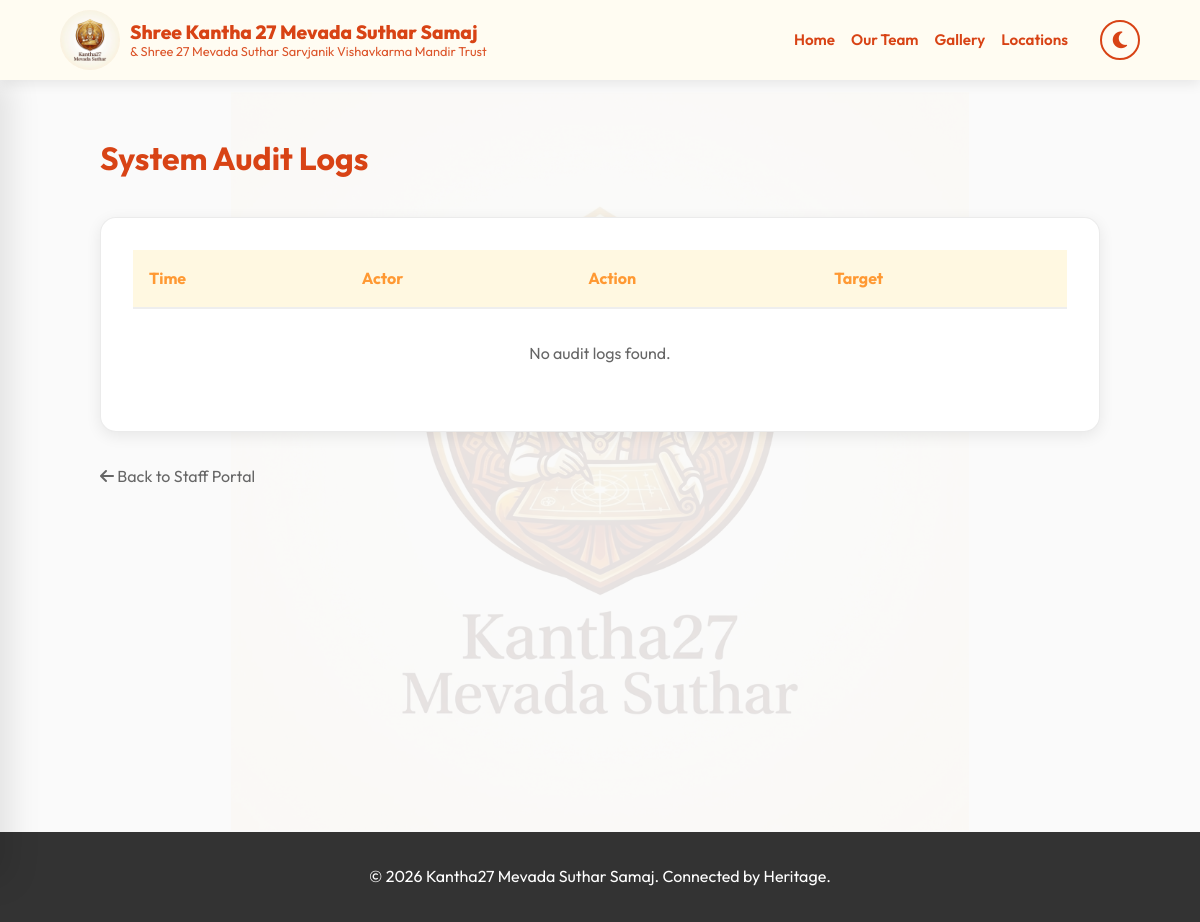
Page /dashboard/staff/audit-logs/ (signed in) on the earlier database version.
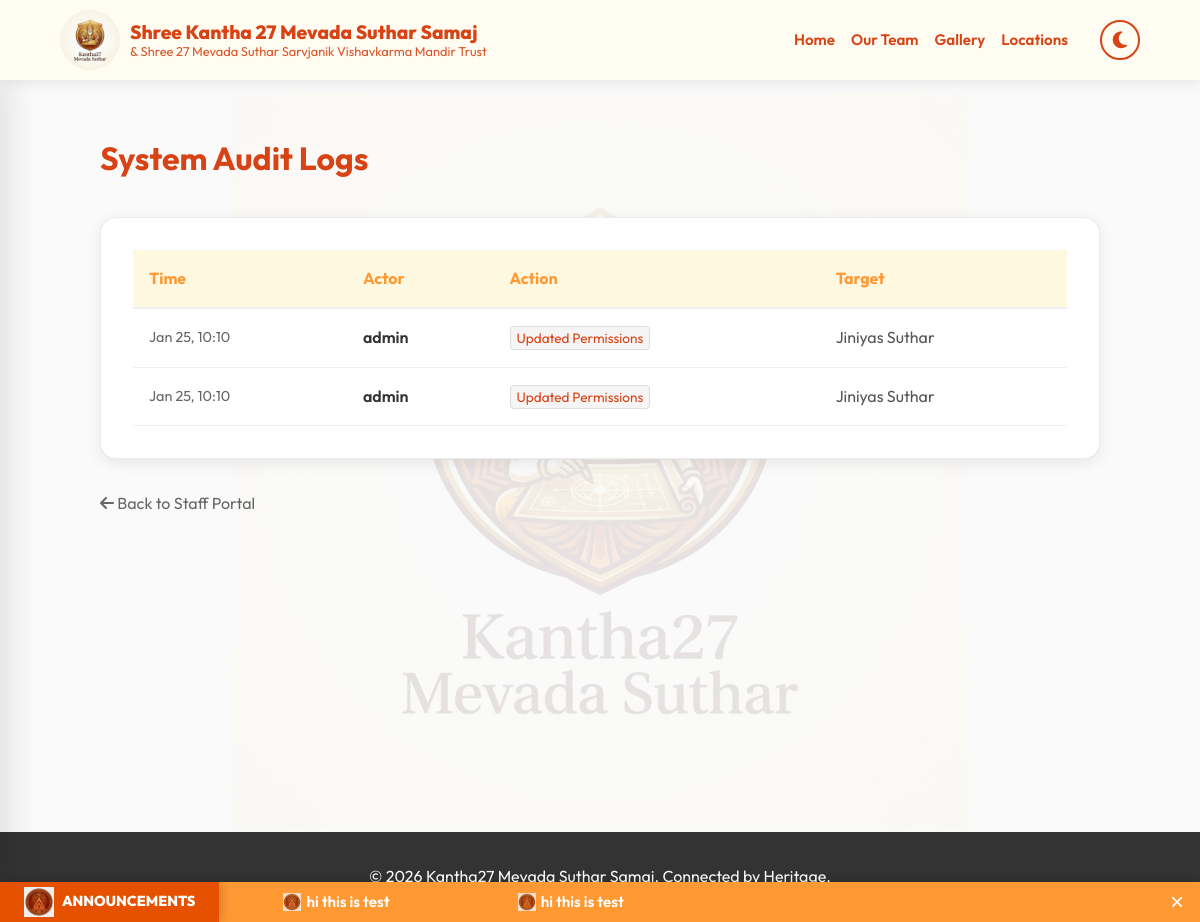
Same page on the later database version.
### accounts/models.py (models this page shows, shortened)
class AuditLog(models.Model):
    actor = models.ForeignKey(User, on_delete=models.SET_NULL, null=True, related_name='audit_logs')
    action = models.CharField(max_length=255)
    target = models.CharField(max_length=255, blank=True)
    details = models.TextField(blank=True)
    timestamp = models.DateTimeField(auto_now_add=True)
    class Meta:
        ordering = ['-timestamp']

class User(AbstractUser):
    username_validator = SpaceUnicodeUsernameValidator()
    username = models.CharField(
        max_length=150,
        unique=True,
        help_text='Required. 150 characters or fewer. Letters, digits and @/./+/-/_/space only.',
        validators=[username_validator],
        error_messages={
            'unique': "A user with that username already exists.",
        },
    )
    class Role(models.TextChoices):
        ADMIN = 'ADMIN', 'Admin'
        SUB_ADMIN = 'SUB_ADMIN', 'Sub-Admin'
        MEMBER = 'MEMBER', 'Member'
        PUBLIC = 'PUBLIC', 'Public'
    role = models.CharField(
        max_length=10,
        choices=Role.choices,
        default=Role.PUBLIC
    )
    email = models.EmailField(unique=True)
    phone_number = models.CharField(max_length=15, unique=True, blank=True, null=True)
    can_view_directory = models.BooleanField(default=False, verbose_name="Can view People Directory")
    can_download_directory = models.BooleanField(default=False, verbose_name="Can download People Directory")
    def is_main_admin(self):
        return self.role == self.Role.ADMIN or self.is_superuser

### news/models.py (models this page shows, shortened)
class NewsAnnouncement(models.Model):
    message = models.TextField(help_text="The announcement text to display in the scroller.")
    is_active = models.BooleanField(default=True, help_text="Toggle visibility of this announcement.")
    scroll_speed = models.IntegerField(default=20, help_text="Speed in seconds (e.g., 20 = Slow, 10 = Fast).")
    created_at = models.DateTimeField(auto_now_add=True)
    updated_at = models.DateTimeField(auto_now=True)

### dashboard/views.py (the view)
# urls.py: path('staff/audit-logs/', views.view_audit_logs, name='view_audit_logs'),
@main_admin_required
def view_audit_logs(request):
    logs = AuditLog.objects.all()[:50] # Show last 50 actions
    return render(request, 'dashboard/audit_logs.html', {'logs': logs})

### news/templatetags/news_tags.py (called while the page is built)
@register.inclusion_tag('news/ticker.html')
def news_ticker():
    announcements = NewsAnnouncement.objects.filter(is_active=True).order_by('-created_at')
    speed = 20
    if announcements.exists():
        speed = announcements.first().scroll_speed
    return {
        'announcements': announcements,
        'speed': speed
    }

### templates/dashboard/audit_logs.html (shortened to what this page needs)
{% extends 'base/base.html' %}
{% load static %}
{% block content %}
<div style="max-width: 1000px; margin: 0 auto;">
    <h1 style="color: var(--primary-color); margin-bottom: 2rem;">System Audit Logs</h1>
    <div class="glass-card" style="overflow-x: auto;">
        <table style="width: 100%; border-collapse: collapse; min-width: 600px;">
            <thead>
                <tr style="border-bottom: 2px solid #eee; background: #fff8e1;">
                    <th style="text-align: left; padding: 1rem; color: var(--primary-color);">Time</th>
                    <th style="text-align: left; padding: 1rem; color: var(--primary-color);">Actor</th>
                    <th style="text-align: left; padding: 1rem; color: var(--primary-color);">Action</th>
                    <th style="text-align: left; padding: 1rem; color: var(--primary-color);">Target</th>
                </tr>
            </thead>
            <tbody>
                {% for log in logs %}
                <tr style="border-bottom: 1px solid #f0f0f0;">
                    <td style="padding: 1rem; color: #666; font-size: 0.9rem; white-space: nowrap;">
                        {{ log.timestamp|date:"M d, H:i" }}
                    </td>
                    <td style="padding: 1rem;">
                        <span style="font-weight: 600; color: #333;">{{ log.actor.username|default:"System" }}</span>
                    </td>
                    <td style="padding: 1rem;">
                        <span
                            style="background: #f5f5f5; padding: 2px 6px; border-radius: 4px; border: 1px solid #ddd; font-size: 0.85rem;">
                            {{ log.action }}
                        </span>
                    </td>
                    <td style="padding: 1rem; color: #555;">
                        {{ log.target }}
                    </td>
                </tr>
                {% empty %}
                <tr>
                    <td colspan="4" style="padding: 2rem; text-align: center; color: #666;">
                        No audit logs found.
                    </td>
                </tr>
                {% endfor %}
            </tbody>
        </table>
    </div>
    <div style="margin-top: 2rem;">
        <a href="{% url 'staff_portal' %}" style="color: #666; text-decoration: none;">
            <i class="fas fa-arrow-left"></i> Back to Staff Portal
        </a>
    </div>
</div>
{% endblock %}

### templates/news/ticker.html
{% load static %}
{% if announcements %}
<div class="news-ticker-container">
    <div class="ticker-label">
        <img src="{% static 'img/ticker_logo.png' %}" alt="News" style="height: 30px; margin-right: 8px;">
        Announcements
    </div>
    <div class="ticker-wrap">
        <div class="ticker-move" style="animation-duration: {{ speed }}s;">
            <div class="ticker-group">
                {% for item in announcements %}
                <div class="ticker-item">
                    <img src="{% static 'img/ticker_logo.png' %}" alt="Icon"
                        style="height: 18px; vertical-align: middle; margin-right: 5px; opacity: 0.8;">
                    {{ item.message }}
                </div>
                {% endfor %}
            </div>
            <div class="ticker-group">
                {% for item in announcements %}
                <div class="ticker-item">
                    <img src="{% static 'img/ticker_logo.png' %}" alt="Icon"
                        style="height: 18px; vertical-align: middle; margin-right: 5px; opacity: 0.8;">
                    {{ item.message }}
                </div>
                {% endfor %}
            </div>
        </div>
    </div>
    <button class="ticker-close"
        onclick="document.querySelector('.news-ticker-container').style.display='none';">&times;</button>
</div>
{% endif %}

Differences in the rows shown:
added AuditLog: timestamp "Jan 25, 10:10", actor.username "admin", action "Updated Permissions", target "Jiniyas Suthar"
added AuditLog: timestamp "Jan 25, 10:10", actor.username "admin", action "Updated Permissions", target "Jiniyas Suthar"
added NewsAnnouncement: message "hi this is test"
Other differences:
text no longer shown: "No audit logs found."
text now shown: "ANNOUNCEMENTS ×"
